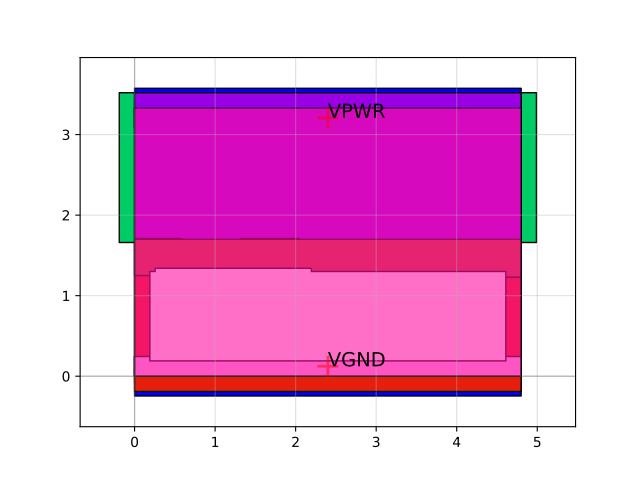

Here is the Python script that generated this plot:
import sky130

c = sky130.components.sky130_fd_sc_hs__o211ai_2()
c.plot()
